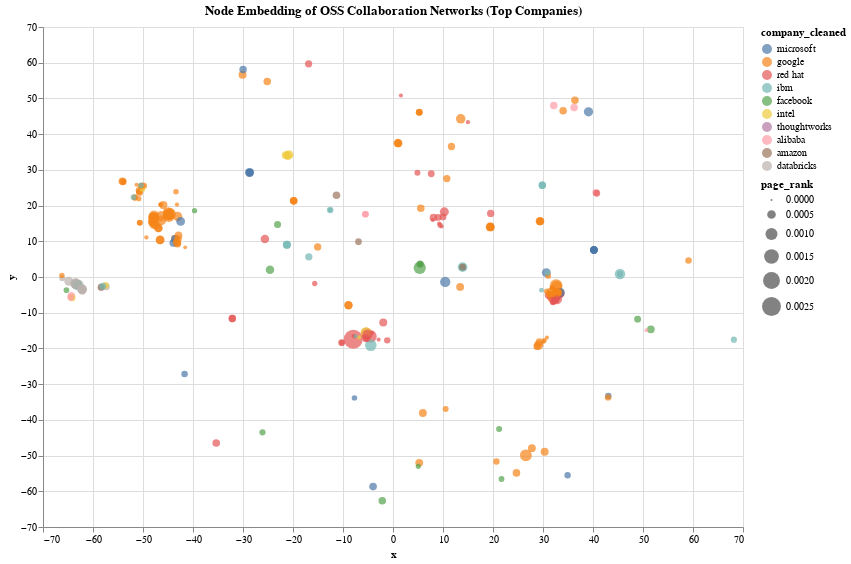

Notebook code cell kept with this figure:
### Code cell
domain = ['microsoft', 'google', 'red hat', 'ibm', 'facebook', 'intel', 'thoughtworks', 'alibaba', 'amazon', 'databricks']

alt.Chart(tsne_df, title="Node Embedding of OSS Collaboration Networks (Top Companies)").mark_circle().encode(
   x='x', y='y', 
    color=alt.Color('company_cleaned', scale=alt.Scale(domain=domain)),
    size=alt.Size('page_rank'),
    tooltip=['login', 'sector', 'city_info', 'cc_viz', 'company_original', 'company_cleaned']
).interactive().properties(
    width=700,
    height=500
)

### Figure 1 — Vega-Lite specification as saved in the notebook (floating-point values rounded to 4 significant figures; data arrays with more than 128 entries replaced by an {"elided": "..."} marker saying what was removed)
{"config": {"view": {"continuousWidth": 400, "continuousHeight": 300}}, "data": {"name": "data-fc03efff3f64d82a612554e6de4ca96d"}, "mark": "circle", "encoding": {"color": {"type": "nominal", "field": "company_cleaned", "scale": {"domain": ["microsoft", "google", "red hat", "ibm", "facebook", "intel", "thoughtworks", "alibaba", "amazon", "databricks"]}}, "size": {"type": "quantitative", "field": "page_rank"}, "tooltip": [{"type": "nominal", "field": "login"}, {"type": "nominal", "field": "sector"}, {"type": "nominal", "field": "city_info"}, {"type": "nominal", "field": "cc_viz"}, {"type": "nominal", "field": "company_original"}, {"type": "nominal", "field": "company_cleaned"}], "x": {"type": "quantitative", "field": "x"}, "y": {"type": "quantitative", "field": "y"}}, "height": 500, "selection": {"selector004": {"type": "interval", "bind": "scales", "encodings": ["x", "y"]}}, "title": "Node Embedding of OSS Collaboration Networks (Top Companies)", "width": 700, "$schema": "https://vega.github.io/schema/vega-lite/v4.8.1.json", "datasets": {"data-fc03efff3f64d82a612554e6de4ca96d": {"elided": "2830 records"}}}
